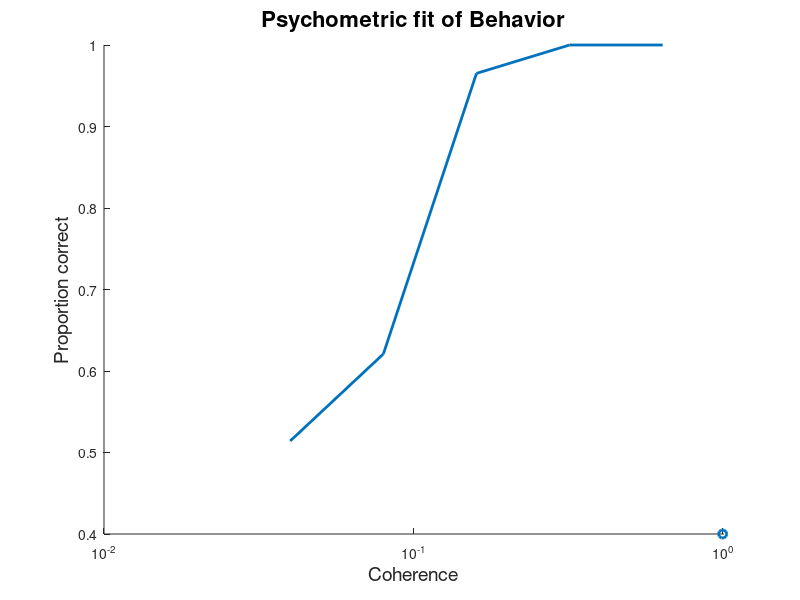
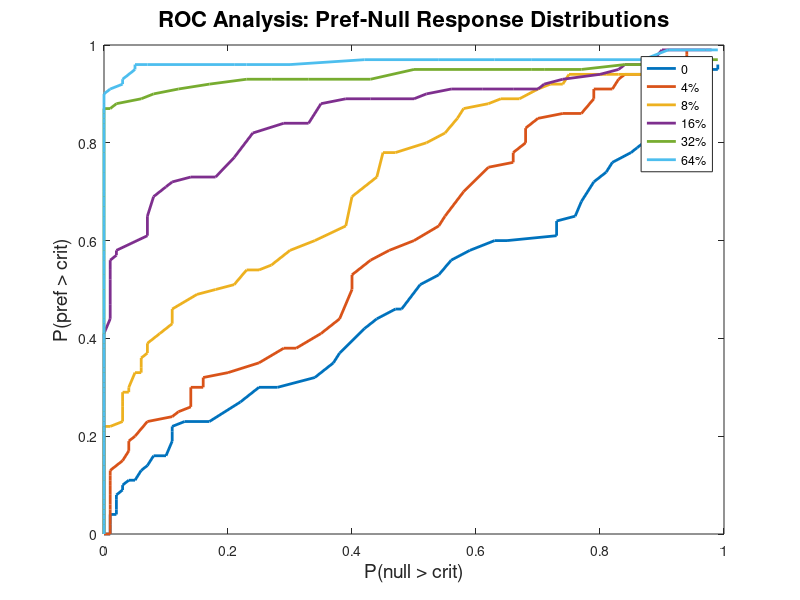
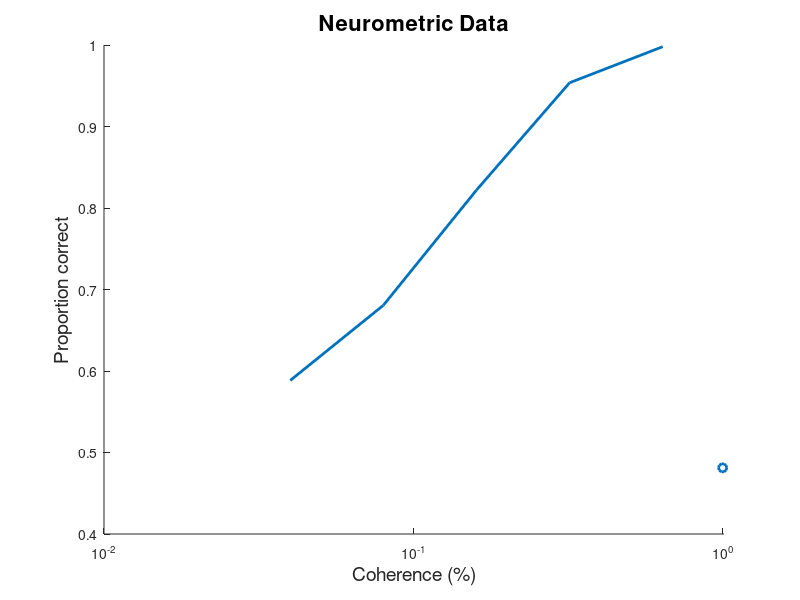
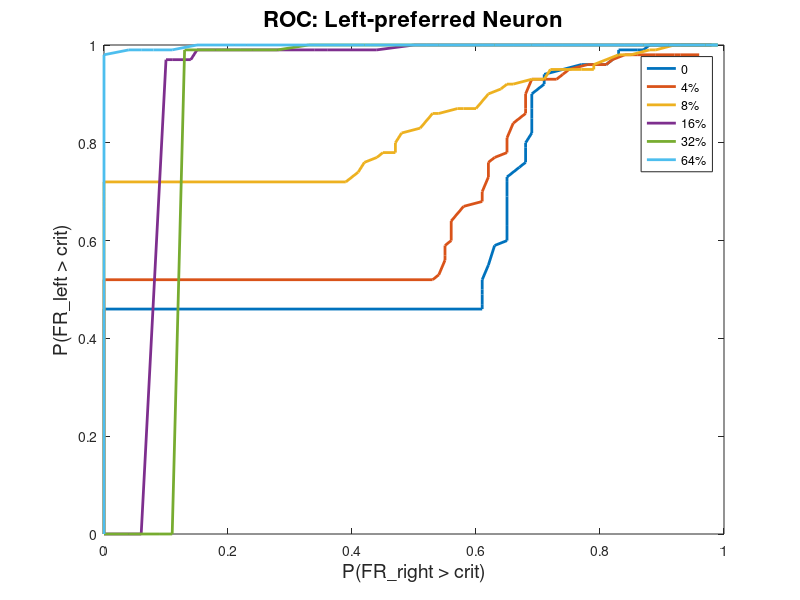

Source code (MATLAB) for these figures, in order: (Note: this script raises an error after producing the figures.)
%MTHW.m
%% 1) Construct a psychometric curve for the monkey's behavior.
load('MTdata.mat');
beh = MTdata(:,3,:); %isolate monkey behavioral data
pctBeh = zeros(1,6); %create matrix to hold percent correct responses for each
                        %coherence level
for i = 1:6
    pctBeh(i) = mean(beh(:,1,i)); %fill matrix with pct correct for each coh
end

%Let's do a quick check to make sure things look alright
figure
scatter(coherence,pctBeh,'LineWidth',2)
title('Psychometric fit of Behavior','Fontsize',16)
xlabel('Coherence','Fontsize',14);
ylabel('Proportion correct','Fontsize',14);
set(gca,'xscale','log')

%Looks good, let's close out for now

Weibull = @(coefficients,coherence) 1 - 0.5*exp(-(coherence./coefficients(1)).^coefficients(2)); %Weibull function

Beta0 = [0.1,1.1];%initial parameter estimates, alpha,beta
%coherence(1) = 0.0001; %Weibull functions will not accept 0 value

behfit = nlinfit(coherence,pctBeh,Weibull,Beta0);

p = Weibull(behfit,coherence);

hold on
plot(coherence,p,'LineWidth',2);
set(gca,'xlim',[0.01;1.01]);

%% 2) Construct a neurometric curve from the pair of neurons, implement ROC

% For each coherence, slide criterion from (0,100), and calculate the %
% null and preferred distributions greater than that criterion
% Hint : use commands sort(),find(), and sum()

LFRs = sort(MTdata(:,1,:)); %trials sorted by firing rate for each coh
RFRs = sort(MTdata(:,2,:));

null_above = zeros(101,6); %store output of how many trials exceed criterion
pref_above = zeros(101,6);

for criterion = 0:100
    for cohr = 1:6
        null_ind = find(LFRs(:,1,cohr) > criterion);
        pref_ind = find(RFRs(:,1,cohr) > criterion);
        if size(null_ind) > 0
            null_above(criterion+1,cohr) = (101 - null_ind(1))/100;
        else
            null_above(criterion+1,cohr) = 0;
        end
        
        if size(pref_ind) > 0
            pref_above(criterion+1,cohr) = (101 - pref_ind(1))/100;
        else
            pref_above(criterion+1,cohr) = 0;
        end
    end
end

%Plot those values against eachother
figure;
plot(null_above,pref_above,'LineWidth',2)...
    ,title('ROC Analysis: Pref-Null Response Distributions'...
    ,'FontWeight','bold','Fontsize',16)...
    ,xlabel('P(null > crit)','Fontsize',14)...
    ,ylabel('P(pref > crit)','Fontsize',14)...
    ,legend({'0','4%','8%','16%','32%','64%'});


%Calculate area under the curve. Hint: trapz() . Normalize as fraction of
%whole area
neural_acc = zeros(1,6);
for cohr = 1:6
    neural_acc(1,cohr) = -trapz(null_above(:,cohr),pref_above(:,cohr));
end
%Fit these values to a Weibull function to get neurometric curve
figure
scatter(coherence,neural_acc,'LineWidth',2)
title('Neurometric Data','Fontsize',16)
xlabel('Coherence (%)','Fontsize',14);
ylabel('Proportion correct','Fontsize',14);
set(gca,'xscale','log')

neurofit = nlinfit(coherence,neural_acc,Weibull,Beta0);

p2 = Weibull(neurofit,coherence);

hold on
plot(coherence,p2,'LineWidth',2);
set(gca,'xlim',[0.01;1.01]);

%% 3) Calculate Choice Probability
load('MTdata.mat');

lnlr = zeros(101,6);
lnrr = zeros(101,6);
rnlr = zeros(101,6);
rnrr = zeros(101,6);

for neuron = 1:2
    for coh = 1:6;
        
        %Get the left & right choices
        lefts = find(MTdata(:,3,coh) == 0);
        rights = find(MTdata(:,3,coh) == 1);
        
        %Get the neurons' responses for these choices
        if neuron ==1
            pref_choices = sort(MTdata(lefts,neuron,coh));
            null_choices = sort(MTdata(rights,neuron,coh));
            in = 1; %for saving results
        else
            pref_choices = sort(MTdata(rights,neuron,coh));
            null_choices = sort(MTdata(lefts,neuron,coh));
            in = 3;
        end
        null_above = zeros(101,1);
        pref_above = zeros(101,1);
        %Do sliding criterion to get the ROC value
        for crit = 0:100
            null_ind = find(null_choices > crit);
            pref_ind = find(pref_choices > crit);
            
            if size(null_ind)>0
                null_above(crit+1,1) = (101 - null_ind(1))/100;
            else
                null_above(crit+1,1) = 0;
            end
            
            if size(pref_ind) > 0
                pref_above(crit+1,1) = (101 - pref_ind(1))/100;
            else
                pref_above(crit+1,1) = 0;
            end
        end
        %Save ROC output values for this coherence
        if neuron == 1
            lnlr(:,coh) = pref_above;
            lnrr(:,coh) = null_above;
        else
            rnrr(:,coh) = pref_above;
            rnlr(:,coh) = null_above;
        end
    end
end

%Make the ROC plots

figure;
plot(lnrr,lnlr,'LineWidth',2)...
    ,title('ROC: Left-preferred Neuron'...
    ,'FontWeight','bold','Fontsize',16)...
    ,xlabel('P(FR\_right > crit)','Fontsize',14)...
    ,ylabel('P(FR\_left > crit)','Fontsize',14)...
    ,legend({'0','4%','8%','16%','32%','64%'});

figure;
plot(rnlr,rnrr,'LineWidth',2)...
    ,title('ROC: Right-preferred Neuron'...
    ,'FontWeight','bold','Fontsize',16)...
    ,xlabel('P(FR\_left > crit)','Fontsize',14)...
    ,ylabel('P(FR\_right > crit)','Fontsize',14)...
    ,legend({'0','4%','8%','16%','32%','64%'});


% Take area under ROC curve to get choice probability points
left_acc = zeros(6,1);
right_acc = zeros(6,1);

for coh = 1:6
   left_acc(coh,1) = -trapz(lnrr(:,coh),lnlr(:,coh));
   right_acc(coh,1) = -trapz(rnlr(:,coh),rnrr(:,coh));
end
IndividualChoiceProbability = [left_acc;right_acc];

choice_probability = mean(IndividualChoiceProbability);
cc = repmat(choice_probability,1,100);
ii = linspace(0,3,100);

figure
h = histogram(IndividualChoiceProbability,'BinMethod','sturges');
title('Distribution of Choice Probabilities','FontWeight','bold','FontSize',16);
xlabel('Choice Probability','FontSize',16);
ylabel('Occurances','FontSize',16);
hold on
plot(cc,ii,'LineWidth',3);
legend({'Individual Choice Probabilities','Mean'})
%% 4) Does the animal have an internal bias that affects his choices?
% If so, what do you estimate it to be?

